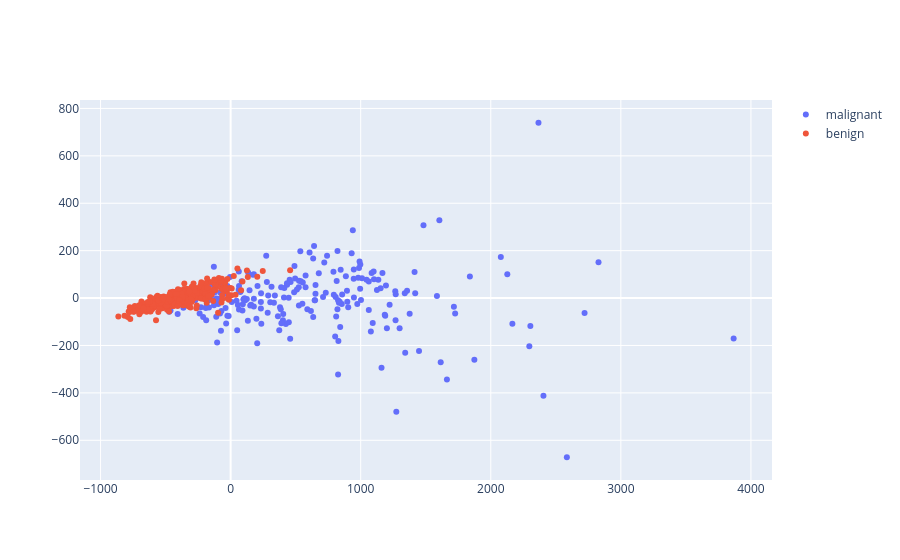

Notebook code cell kept with this figure:
### Code cell
malignant_val = np.array([v for i, v in enumerate(Z2_manual) if y[i] == 0])
benign_val = np.array([v for i, v in enumerate(Z2_manual) if y[i] == 1])

class_scatter_plot_fig = go.Figure() 
class_scatter_plot_fig.add_trace(
    go.Scatter(
        x=malignant_val[:, 0],
        y=malignant_val[:, 1],
        mode='markers',
        name='malignant'
    )
)
class_scatter_plot_fig.add_trace(
    go.Scatter(
        x=benign_val[:, 0],
        y=benign_val[:, 1],
        mode='markers',
        name='benign'
    )
)
class_scatter_plot_fig.show()

### Figure 1 — Plotly figure (JSON) as saved in the notebook; plotly's stock layout.template omitted (floating-point values rounded to 4 significant figures; data arrays with more than 128 entries replaced by an {"elided": "..."} marker saying what was removed)
{"data": [{"mode": "markers", "name": "malignant", "type": "scatter", "x": {"elided": "212 float values"}, "y": {"elided": "212 float values"}}, {"mode": "markers", "name": "benign", "type": "scatter", "x": {"elided": "357 float values"}, "y": {"elided": "357 float values"}}], "layout": {}}
